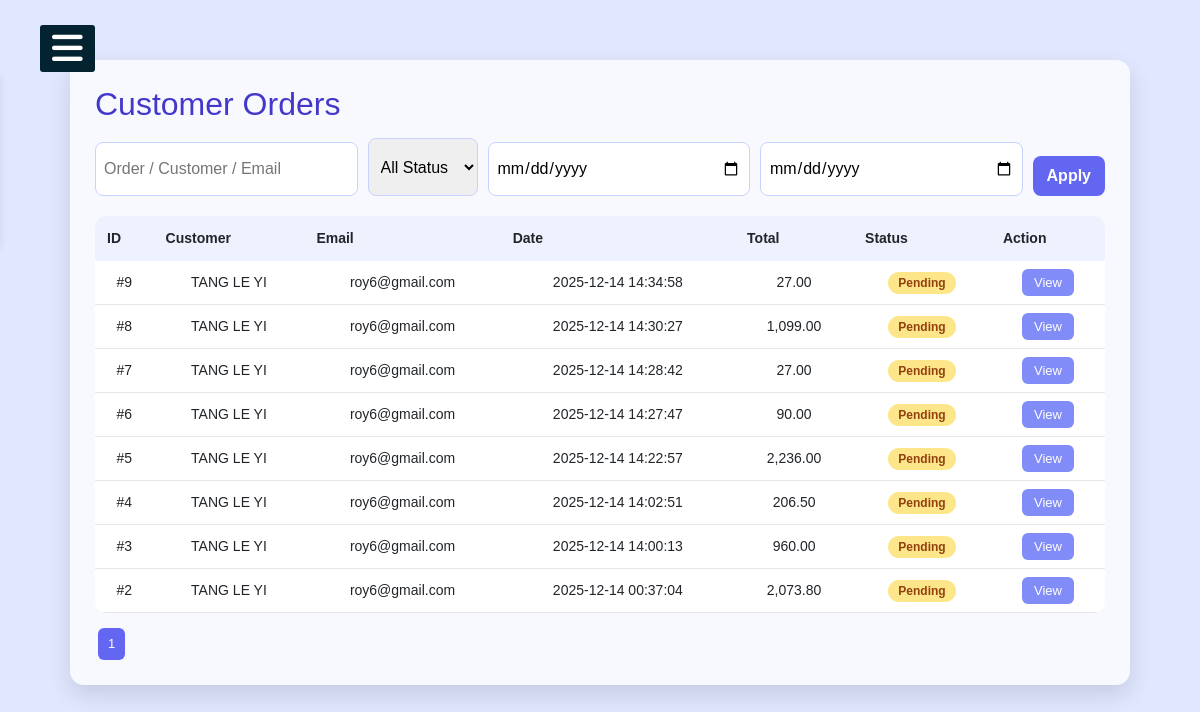
The app's page /admin/order_list.php (signed in), older data.
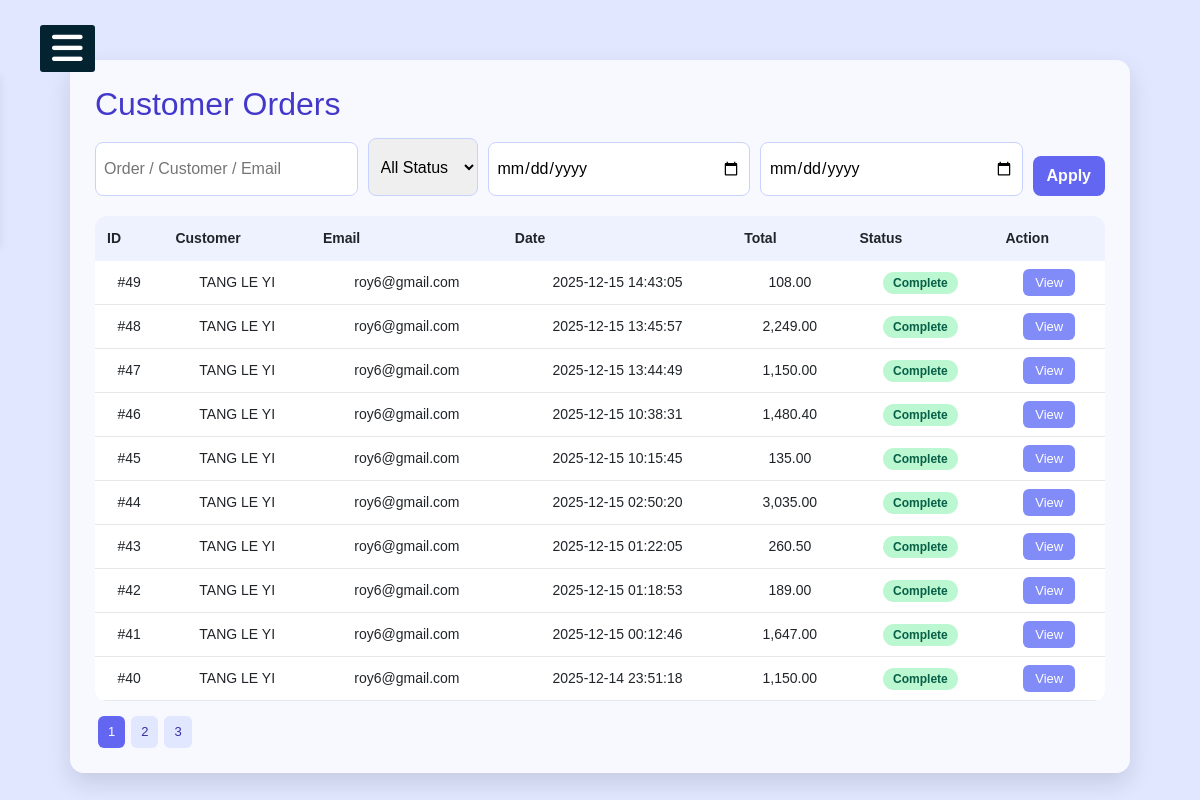
The same page, newer data.
### tables this page shows
CREATE TABLE `orders` (
  `orderID` int(11) NOT NULL,
  `userID` int(11) NOT NULL,
  `orderDate` datetime NOT NULL,
  `totalAmount` decimal(10,2) NOT NULL,
  `status` varchar(50) DEFAULT 'Pending'
);

CREATE TABLE `user` (
  `userID` int(10) NOT NULL,
  `fname` varchar(100) NOT NULL,
  `lname` varchar(100) NOT NULL,
  `email` varchar(100) NOT NULL,
  `phoneNo` varchar(50) NOT NULL,
  `userPhoto` varchar(100) NOT NULL,
  `password` varchar(255) NOT NULL,
  `reset_code` varchar(6) DEFAULT NULL,
  `reset_expiry` datetime DEFAULT NULL
);

### admin/order_list.php (the view, shortened to what this page needs)
<?php
require '../_base.php';
include 'admin_head.php';
$search = $_GET['search'] ?? '';
$status = $_GET['status'] ?? '';
$from   = $_GET['from'] ?? '';
$to     = $_GET['to'] ?? '';
$page   = max(1, intval($_GET['page'] ?? 1));
$limit  = 10;
$offset = ($page - 1) * $limit;
$where  = [];
$params = [];
$whereSQL = $where ? 'WHERE ' . implode(' AND ', $where) : '';
$countSQL = "
SELECT COUNT(*)
FROM orders o
JOIN user u ON o.userID = u.userID
$whereSQL
";
$stmt = $_db->prepare($countSQL);
$stmt->execute($params);
$totalRows = $stmt->fetchColumn();
$totalPages = ceil($totalRows / $limit);
$sql = "
SELECT o.orderID, o.orderDate, o.totalAmount, o.status,
       u.fname, u.lname, u.email
FROM orders o
JOIN user u ON o.userID = u.userID
$whereSQL
ORDER BY o.orderDate DESC
LIMIT $limit OFFSET $offset
";
$stmt = $_db->prepare($sql);
$stmt->execute($params);
$orders = $stmt->fetchAll(PDO::FETCH_OBJ);
?>
<!DOCTYPE html>
<html>
<head>
</head>
<body>
    <section>
<div class="page-wrap">
<div class="order-card">
<h2>Customer Orders</h2>
<form class="filter-box" method="get">
    <input type="text" name="search" placeholder="Order / Customer / Email" value="<?= htmlspecialchars($search) ?>">
    <select name="status">
        <option value="">All Status</option>
    </select>
    <input type="date" name="from" value="<?= $from ?>">
    <input type="date" name="to" value="<?= $to ?>">
    <button>Apply</button>
</form>
<table class="order-table">
<thead>
<tr>
    <th>ID</th>
    <th>Customer</th>
    <th>Email</th>
    <th>Date</th>
    <th>Total</th>
    <th>Status</th>
    <th>Action</th>
</tr>
</thead>
<tbody>
<?php foreach ($orders as $o): ?>
<tr>
    <td data-label="Order ID">#<?= $o->orderID ?></td>
    <td data-label="Customer"><?= $o->fname ?> <?= $o->lname ?></td>
    <td data-label="Email"><?= $o->email ?></td>
    <td data-label="Date"><?= $o->orderDate ?></td>
    <td data-label="Total"><?= number_format($o->totalAmount,2) ?></td>
    <td data-label="Status">
        <span class="status <?= strtolower($o->status) ?>">
            <?= $o->status ?>
        </span>
    </td>
    <td data-label="Action">
        <a class="view-btn" href="order_detail.php?id=<?= $o->orderID ?>">View</a>
    </td>
</tr>
<?php endforeach; ?>
    </tbody>
        </table>
            <div class="pagination">
            <?php for ($i=1; $i<=$totalPages; $i++): ?>
                <a class="<?= $i==$page ? 'active':'' ?>"
                href="?page=<?= $i ?>&search=<?= urlencode($search) ?>&status=<?= $status ?>&from=<?= $from ?>&to=<?= $to ?>">
                <?= $i ?>
            </a>
            <?php endfor; ?>
            </div>
</div>
</div>
</section>
</body>
</html>

### admin/admin_head.php (shortened to what this page needs)
<!DOCTYPE html>
<html lang="en">
<head>
    <link rel="stylesheet" href="https://cdn.jsdelivr.net/npm/bootstrap@4.6.2/dist/css/bootstrap.min.css">
    <link rel="stylesheet" href="../css/admin.css">
    <link rel="stylesheet" href="https://cdnjs.cloudflare.com/ajax/libs/font-awesome/6.5.0/css/all.min.css">
</head>
<body>
    <label for="check">
        <i class="fas fa-bars" id="btn"></i>
    </label>
</body>
</html>

### css/admin.css (style rules this page uses)
body { font-family: 'Roboto', sans-serif; background: linear-gradient(#e0e7ff, #e0e7ff); }
* { margin: 0; padding: 0; list-style: none; text-decoration: none; }
label #btn, label #cancel { position: fixed; top: 20px; cursor: pointer; background: #042331; border-radius: 3px; z-index: 200; }
label #btn { left: 40px; top: 25px; font-size: 35px; color: white; padding: 6px 12px; transition: all .5s; }
button { padding: 12px 23px; border: none; background: #693b9f; color: #fff; border-radius: 6px; cursor: pointer; font-weight: 600; transition: 0.2s; }
label { display: block; margin-top: 12px; font-weight: bold; }
input { width: 100%; padding: 8px; margin-top: 4px; border-radius: 4px; border: 1px solid #ccc; }
button { margin-top: 18px; padding: 12px; background: #7b2ff7; color: #fff; border: none; border-radius: 5px; cursor: pointer; }

### admin/order_list.php (style rules this page uses)
body { font-family: Arial, sans-serif; min-height: 100vh; margin: 0; }
.page-wrap { max-width: 1100px; margin: 40px auto; padding: 20px; }
.order-card { background: rgba(255, 255, 255, 0.75); backdrop-filter: blur(8px); border-radius: 14px; padding: 25px; box-shadow: 0 10px 25px rgba(0,0,0,.12); }
h2 { margin-bottom: 15px; color: #4338ca; }
.filter-box { display:flex; gap:10px; margin-bottom:20px }
.filter-box input,.filter-box select { padding:8px; border-radius:8px; border:1px solid #c7d2fe }
.filter-box button { background:#6366f1; color:#fff; border:none; padding:8px 14px; border-radius:8px }
.order-table { width: 100%; border-collapse: collapse; background: #fff; border-radius: 12px; overflow: hidden; }
.order-table th { background: #eef2ff; padding: 12px; font-size: 14px; }
.order-table td { padding: 11px; font-size: 14px; border-bottom: 1px solid #e5e7eb; text-align: center; }
.status { padding: 4px 10px; border-radius: 12px; font-size: 12px; font-weight: bold; }
.status.complete { background: #bbf7d0; color: #065f46; }
.view-btn { padding: 6px 12px; background: #818cf8; color: white; border-radius: 6px; text-decoration: none; font-size: 13px; }
.pagination { margin-top: 15px; text-align: center; }
.pagination a { display: inline-block; padding: 6px 10px; margin: 0 3px; background: #e0e7ff; color: #3730a3; border-radius: 6px; text-decoration: none; font-size: 13px; }
.pagination a.active { background: #6366f1; color: white; }
.status.pending { background: #fde68a; color: #92400e; }

Row changes from the older to the newer data that the page shows:
removed orders: orderID "9", userID.fname "TANG", userID.lname "LE YI", userID.email "roy6@gmail.com", orderDate "2025-12-14 14:34:58", totalAmount "27.00", status "Pending"
removed orders: orderID "8", userID.fname "TANG", userID.lname "LE YI", userID.email "roy6@gmail.com", orderDate "2025-12-14 14:30:27", totalAmount "1,099.00", status "Pending"
removed orders: orderID "7", userID.fname "TANG", userID.lname "LE YI", userID.email "roy6@gmail.com", orderDate "2025-12-14 14:28:42", totalAmount "27.00", status "Pending"
removed orders: orderID "6", userID.fname "TANG", userID.lname "LE YI", userID.email "roy6@gmail.com", orderDate "2025-12-14 14:27:47", totalAmount "90.00", status "Pending"
removed orders: orderID "5", userID.fname "TANG", userID.lname "LE YI", userID.email "roy6@gmail.com", orderDate "2025-12-14 14:22:57", totalAmount "2,236.00", status "Pending"
removed orders: orderID "4", userID.fname "TANG", userID.lname "LE YI", userID.email "roy6@gmail.com", orderDate "2025-12-14 14:02:51", totalAmount "206.50", status "Pending"
removed orders: orderID "3", userID.fname "TANG", userID.lname "LE YI", userID.email "roy6@gmail.com", orderDate "2025-12-14 14:00:13", totalAmount "960.00", status "Pending"
removed orders: orderID "2", userID.fname "TANG", userID.lname "LE YI", userID.email "roy6@gmail.com", orderDate "2025-12-14 00:37:04", totalAmount "2,073.80", status "Pending"
added orders: orderID "49", userID.fname "TANG", userID.lname "LE YI", userID.email "roy6@gmail.com", orderDate "2025-12-15 14:43:05", totalAmount "108.00", status "Complete"
added orders: orderID "48", userID.fname "TANG", userID.lname "LE YI", userID.email "roy6@gmail.com", orderDate "2025-12-15 13:45:57", totalAmount "2,249.00", status "Complete"
added orders: orderID "47", userID.fname "TANG", userID.lname "LE YI", userID.email "roy6@gmail.com", orderDate "2025-12-15 13:44:49", totalAmount "1,150.00", status "Complete"
added orders: orderID "46", userID.fname "TANG", userID.lname "LE YI", userID.email "roy6@gmail.com", orderDate "2025-12-15 10:38:31", totalAmount "1,480.40", status "Complete"
added orders: orderID "45", userID.fname "TANG", userID.lname "LE YI", userID.email "roy6@gmail.com", orderDate "2025-12-15 10:15:45", totalAmount "135.00", status "Complete"
added orders: orderID "44", userID.fname "TANG", userID.lname "LE YI", userID.email "roy6@gmail.com", orderDate "2025-12-15 02:50:20", totalAmount "3,035.00", status "Complete"
added orders: orderID "43", userID.fname "TANG", userID.lname "LE YI", userID.email "roy6@gmail.com", orderDate "2025-12-15 01:22:05", totalAmount "260.50", status "Complete"
added orders: orderID "42", userID.fname "TANG", userID.lname "LE YI", userID.email "roy6@gmail.com", orderDate "2025-12-15 01:18:53", totalAmount "189.00", status "Complete"
added orders: orderID "41", userID.fname "TANG", userID.lname "LE YI", userID.email "roy6@gmail.com", orderDate "2025-12-15 00:12:46", totalAmount "1,647.00", status "Complete"
added orders: orderID "40", userID.fname "TANG", userID.lname "LE YI", userID.email "roy6@gmail.com", orderDate "2025-12-14 23:51:18", totalAmount "1,150.00", status "Complete"
Text that changed along with them:
new list line: "2"
new list line: "3"
